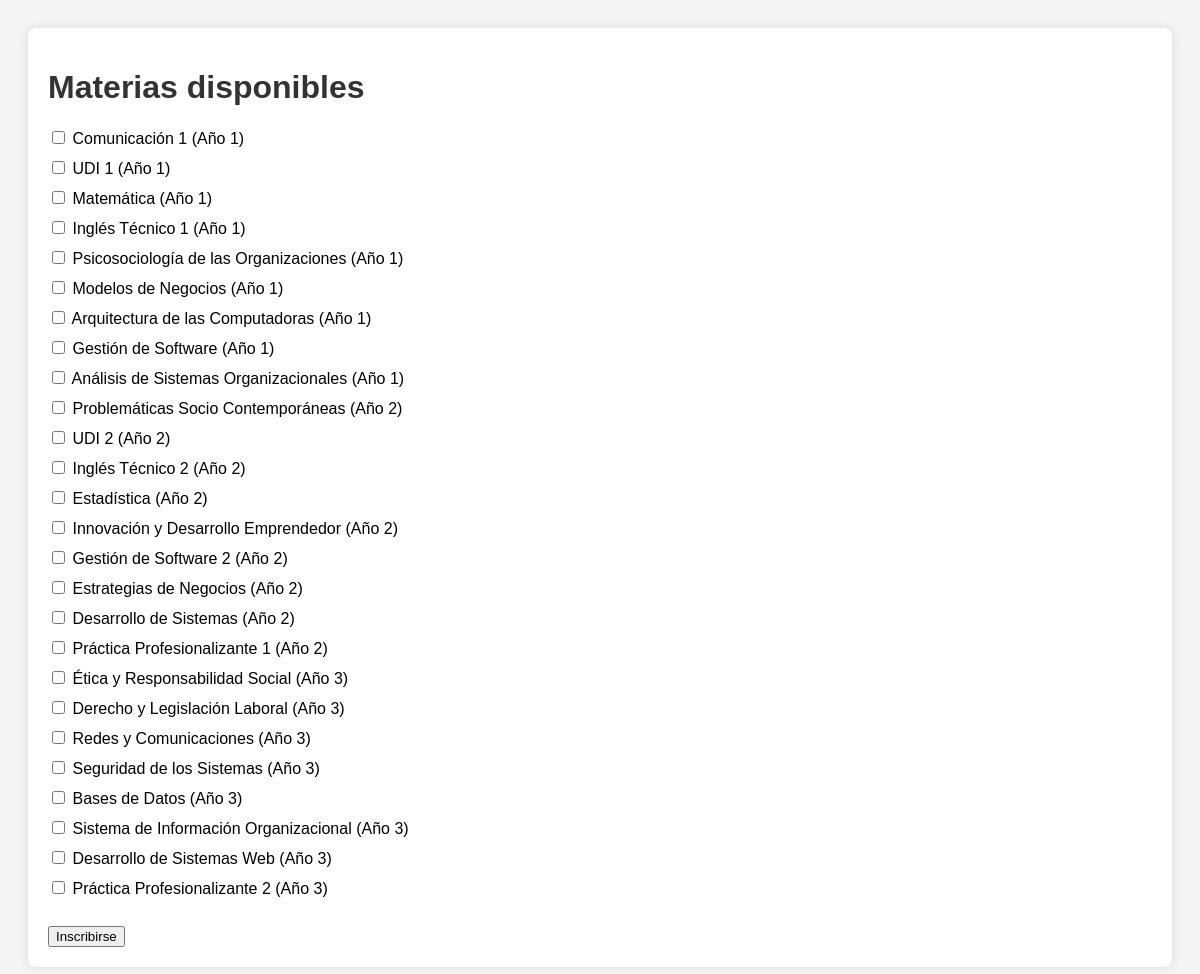
Page /materias.php?carrera_id=1 on the committed database.
### tables this page shows
CREATE TABLE materias (
    id INT AUTO_INCREMENT PRIMARY KEY,
    carrera_id INT,
    nombre VARCHAR(100) NOT NULL,
    anio INT NOT NULL,
    FOREIGN KEY (carrera_id) REFERENCES carreras(id)
);

### materias.php (the view, shortened to what this page needs)
<?php
require 'db.php';
if (isset($_GET['carrera_id'])) {
    $carrera_id = $_GET['carrera_id'];
    $sql = "SELECT * FROM materias WHERE carrera_id = ?";
    $stmt = $conn->prepare($sql);
    $stmt->execute([$carrera_id]);
    $materias = $stmt->fetchAll();
}
?>
<!DOCTYPE html>
<html lang="es">
<head>
</head>
<body>
    <div class="container">
        <h1>Materias disponibles</h1>
        <form action="inscribir.php" method="POST">
            <?php foreach ($materias as $materia) { ?>
                <div class="materia">
                    <input type="checkbox" name="materias[]" value="<?php echo $materia['id']; ?>">
                    <?php echo $materia['nombre']; ?> (Año <?php echo $materia['anio']; ?>)
                </div>
            <?php } ?>
            <br>
            <input type="submit" value="Inscribirse">
        </form>
    </div>
</body>
</html>

### materias.php (style rules this page uses)
body { font-family: Arial, sans-serif; background-color: #f4f4f4; padding: 20px; }
.container { background-color: #fff; padding: 20px; border-radius: 8px; box-shadow: 0 0 10px rgba(0, 0, 0, 0.1); }
h1 { color: #333; }
.materia { margin-bottom: 10px; }

### rows in the picture
materias: nombre "Comunicación 1", anio "1"
materias: nombre "UDI 1", anio "1"
materias: nombre "Matemática", anio "1"
materias: nombre "Inglés Técnico 1", anio "1"
materias: nombre "Psicosociología de las Organizaciones", anio "1"
materias: nombre "Modelos de Negocios", anio "1"
materias: nombre "Arquitectura de las Computadoras", anio "1"
materias: nombre "Gestión de Software", anio "1"
materias: nombre "Análisis de Sistemas Organizacionales", anio "1"
materias: nombre "Problemáticas Socio Contemporáneas", anio "2"
materias: nombre "UDI 2", anio "2"
materias: nombre "Inglés Técnico 2", anio "2"
materias: nombre "Estadística", anio "2"
materias: nombre "Innovación y Desarrollo Emprendedor", anio "2"
materias: nombre "Gestión de Software 2", anio "2"
materias: nombre "Estrategias de Negocios", anio "2"
materias: nombre "Desarrollo de Sistemas", anio "2"
materias: nombre "Práctica Profesionalizante 1", anio "2"
materias: nombre "Ética y Responsabilidad Social", anio "3"
materias: nombre "Derecho y Legislación Laboral", anio "3"
materias: nombre "Redes y Comunicaciones", anio "3"
materias: nombre "Seguridad de los Sistemas", anio "3"
materias: nombre "Bases de Datos", anio "3"
materias: nombre "Sistema de Información Organizacional", anio "3"
materias: nombre "Desarrollo de Sistemas Web", anio "3"
materias: nombre "Práctica Profesionalizante 2", anio "3"
